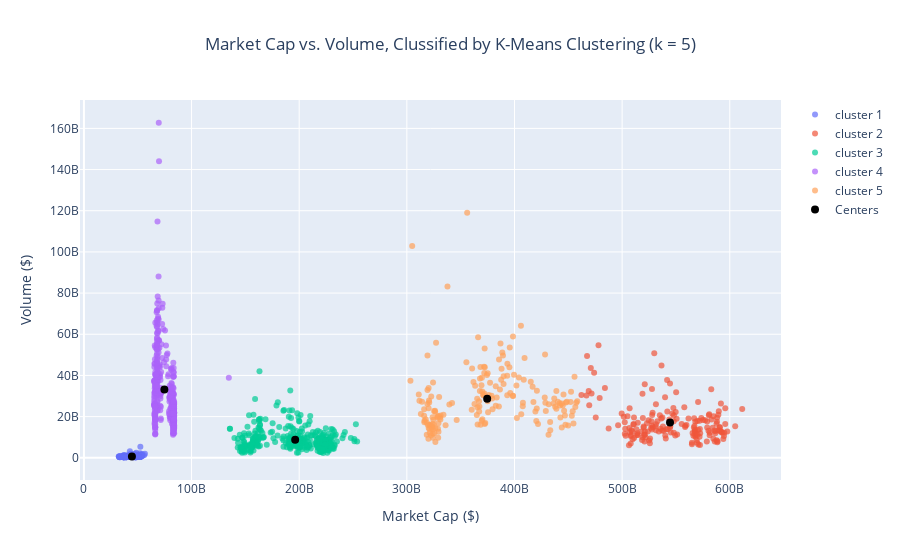

Notebook cell for this chart:
### Code cell
# Plot Scatter Plot of Market Cap vs. Volume, Clussified by K-Means Clustering (k = 5)
fig = go.Figure()
for cluster in crypto_data['cluster_kmeans'].sort_values().unique():
    fig.add_trace(
        go.Scatter(
            x=crypto_data[crypto_data['cluster_kmeans'] == cluster]['market_cap'], 
            y=crypto_data[crypto_data['cluster_kmeans'] == cluster]['volume'],
            mode='markers', 
            name=cluster,
            marker=dict(opacity=0.7)))

centers = kmeans.cluster_centers_
fig.add_trace(go.Scatter(
    x=centers[:, 0],
    y=centers[:, 1],
    mode='markers',
    marker=dict(color='Black', size=6, line=dict(color='Black', width=2)),
    name='Centers'
))

fig.update_layout(
    title='Market Cap vs. Volume, Clussified by K-Means Clustering (k = 5)',
    title_x=0.5,
    xaxis_title='Market Cap ($)',
    yaxis_title='Volume ($)',    
)

fig.show()

### Figure 1 — Plotly figure (JSON) as saved in the notebook; plotly's stock layout.template omitted (floating-point values rounded to 4 significant figures; data arrays with more than 128 entries replaced by an {"elided": "..."} marker saying what was removed)
{"data": [{"marker": {"opacity": 0.7}, "mode": "markers", "name": "cluster 1", "type": "scatter", "x": {"elided": "364 float values"}, "y": {"elided": "364 float values"}}, {"marker": {"opacity": 0.7}, "mode": "markers", "name": "cluster 2", "type": "scatter", "x": {"elided": "181 float values"}, "y": {"elided": "181 float values"}}, {"marker": {"opacity": 0.7}, "mode": "markers", "name": "cluster 3", "type": "scatter", "x": {"elided": "363 float values"}, "y": {"elided": "363 float values"}}, {"marker": {"opacity": 0.7}, "mode": "markers", "name": "cluster 4", "type": "scatter", "x": {"elided": "365 float values"}, "y": {"elided": "365 float values"}}, {"marker": {"opacity": 0.7}, "mode": "markers", "name": "cluster 5", "type": "scatter", "x": {"elided": "183 float values"}, "y": {"elided": "183 float values"}}, {"marker": {"color": "Black", "line": {"color": "Black", "width": 2}, "size": 6}, "mode": "markers", "name": "Centers", "type": "scatter", "x": [44600000000.0, 544500000000.0, 196300000000.0, 74750000000.0, 374600000000.0], "y": [680800000.0, 17180000000.0, 8761000000.0, 33170000000.0, 28690000000.0]}], "layout": {"title": {"text": "Market Cap vs. Volume, Clussified by K-Means Clustering (k = 5)", "x": 0.5}, "xaxis": {"title": {"text": "Market Cap ($)"}}, "yaxis": {"title": {"text": "Volume ($)"}}}}
